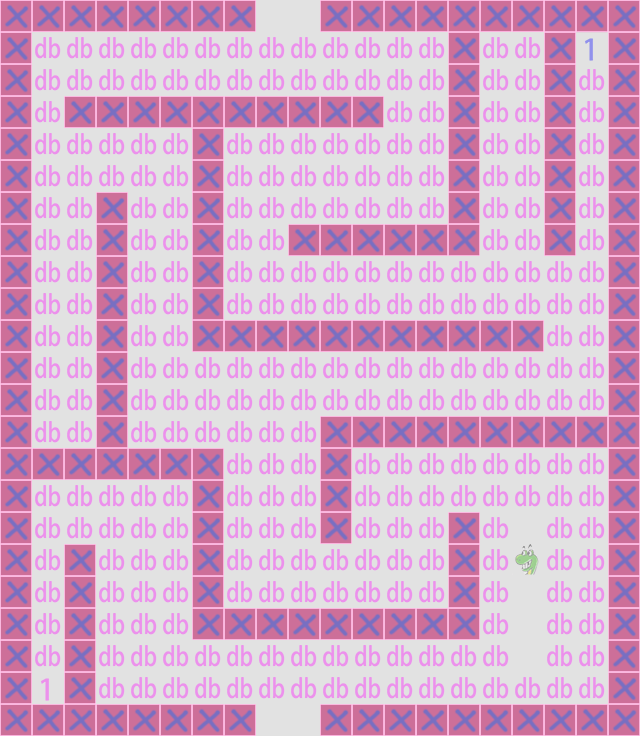

The image is a tile-based game level rendered from a .tmx file. Its description and source (layers, tilesets, objects; grid data summarised) follow:
An orthogonal 20x23 tile map with 32x32 px tiles, 2 tile layers (map_bg, map_tag), 2 tilesets.

<map version="1.0" orientation="orthogonal" width="20" height="23" tilewidth="32" tileheight="32">
 <tileset firstgid="1" name="map_bg" tilewidth="32" tileheight="32">
  <image source="map_bg.png" width="128" height="128" />
 </tileset>
 <tileset firstgid="17" name="map_tag" tilewidth="32" tileheight="32">
  <image source="map_tag.png" width="256" height="256" />
 </tileset>
 <layer name="map_bg" width="20" height="23">
  <data>[460 cells, 460 non-empty, 2 distinct tile ids]</data>
 </layer>
 <layer name="map_tag" width="20" height="23" opacity="0.36">
  <data>[460 cells, 452 non-empty, 5 distinct tile ids]</data>
 </layer>
</map>
